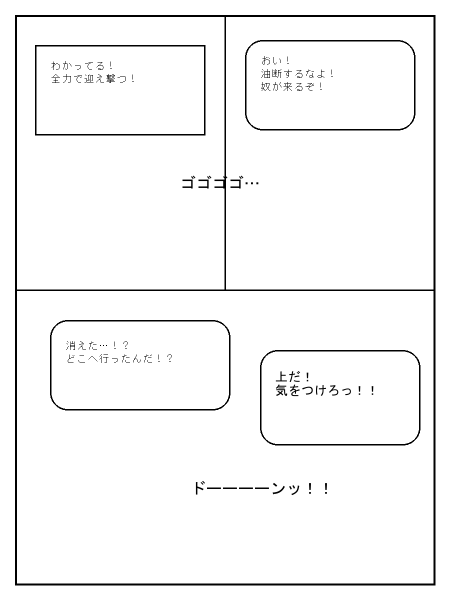
#> input picture data/real_manga_samples/manga_page1_action.png, 900 x 1200 px (shown at 1/2 size)
$ python -i textblock_mask.py   (imports and definitions only)   (older library calls are emulated)
#> lines starting #> are read from the running program, lines starting #| are printed output that depends on the picture; after the words box and inside, x2 and y2 are one past the last pixel; in counts of white or black regions, pixels touching at a corner belong together
#> further down, picture is the input picture: shape (1200, 900, 3); min 0, max 255, mean 246.4
import cv2
import numpy as np
from typing import Tuple
from .imgproc_utils import draw_connected_labels
from .stroke_width_calculator import strokewidth_check

opencv_inpaint = lambda img, mask: cv2.inpaint(img, mask, 3, cv2.INPAINT_NS)

def _is_gradient_bg(gray_img: np.ndarray, threshold: float = 8.0, mask: np.ndarray = None) -> bool:
    """Detect if background has a gradient (screentone slope) via 2D Sobel magnitude.
    Returns True when the gradient mean (excluding text edges / top 20% extreme gradients)
    exceeds the threshold, indicating a sloped screentone that must NOT use Convex Hull fill.
    """
    if gray_img is None or gray_img.size == 0 or min(gray_img.shape[:2]) < 3:
        return False
    if gray_img.ndim == 3:
        gray_img = cv2.cvtColor(gray_img, cv2.COLOR_RGB2GRAY)
    gx = cv2.Sobel(gray_img, cv2.CV_32F, 1, 0, ksize=3)
    gy = cv2.Sobel(gray_img, cv2.CV_32F, 0, 1, ksize=3)
    mag = cv2.magnitude(gx, gy)
    if mask is not None and mask.shape == gray_img.shape:
        bg_mag = mag[mask == 0]
        if bg_mag.size > 0:
            mag = bg_mag
    k = int(mag.size * 0.8)
    if 0 < k < mag.size:
        mag = np.partition(mag.ravel(), k)[:k]
    return float(np.mean(mag)) > threshold

# [4 lines left out: function show_img_by_dict, not called in this run]

# 计算文本rgb均值
def letter_calculator(img, mask, bground_rgb, show_process=False):
    gray = cv2.cvtColor(img, cv2.COLOR_RGB2GRAY)
    # rgb to grey
    aver_bground_rgb = 0.299 * bground_rgb[0] + 0.587 * bground_rgb[1] + 0.114 * bground_rgb[2]
    thresh_low = 127
    retval, threshed = cv2.threshold(gray, 127, 255, cv2.THRESH_OTSU)

    if aver_bground_rgb < thresh_low:
        threshed = 255 - threshed
    threshed = 255 - threshed


    threshed = cv2.bitwise_and(threshed, mask)
    le_region = np.where(threshed==255)
    mat_region = img[le_region]

    if mat_region.shape[0] == 0:
        # [4 lines of commented-out code are left out]
        return [-1, -1, -1], threshed

    letter_rgb = np.mean(mat_region, axis=0).astype(int).tolist()

    if show_process:
        cv2.imshow("thresh", threshed)
        # ocr_protest(threshed)
        imgcp = np.copy(img)
        imgcp *= 0
        imgcp += 127
        imgcp[le_region] = letter_rgb
        cv2.imshow("letter_img", imgcp)
        # cv2.waitKey(0)

    return letter_rgb, threshed

# 预处理让文本颜色提取准确点
# [24 lines left out: functions usm, textrgb_calculator, not called in this run]

# 计算背景rgb均值和标准差
def bground_calculator(buble_img, back_ground_mask, dilate=True):
    kernel = np.ones((3,3),np.uint8)
    if dilate:
        back_ground_mask = cv2.dilate(back_ground_mask, kernel, iterations = 1)
    bground_region = np.where(back_ground_mask==0)
    sd = -1
    if len(bground_region[0]) != 0:
        pix_array = buble_img[bground_region]
        bground_aver = np.mean(pix_array, axis=0).astype(int)
        pix_array - bground_aver
        gray = cv2.cvtColor(buble_img, cv2.COLOR_RGB2GRAY)
        gray_pixarray = gray[bground_region]
        gray_aver = np.mean(gray_pixarray)
        gray_pixarray = gray_pixarray - gray_aver
        gray_pixarray = np.power(gray_pixarray, 2)
        # gray_pixarray = np.sqrt(gray_pixarray)
        sd = np.mean(gray_pixarray)
    else: bground_aver = np.array([-1, -1, -1])

    return bground_aver, bground_region, sd

# 输入：文本块roi，分割出文本mask，根据mask计算文本bgr均值和标准差，决定纯色覆盖/inpaint修复
def canny_flood(img, show_process=False, inpaint_sdthresh=10, **kwargs):
    # cv2.setNumThreads(4)
#> called with show_process = False, inpaint_sdthresh = 10
    WHITE = (255, 255, 255)
    BLACK = (0, 0, 0)
    kernel = np.ones((3,3),np.uint8)
    orih, oriw = img.shape[0], img.shape[1]

    # Handle RGBA images by converting to RGB for processing
    if len(img.shape) == 3 and img.shape[2] == 4:
        # Convert RGBA to RGB for processing
        img = cv2.cvtColor(img, cv2.COLOR_RGBA2RGB)
    scaleR = 1
    if orih > 300 and oriw > 300:
        scaleR = 0.6
    elif orih < 120 or oriw < 120:
        scaleR = 1.4

    if scaleR != 1:
        h, w = img.shape[0], img.shape[1]
        orimg = np.copy(img)
        img = cv2.resize(img, (int(w*scaleR), int(h*scaleR)), interpolation=cv2.INTER_AREA)
    h, w = img.shape[0], img.shape[1]
    img_area = h * w

    cpimg = cv2.GaussianBlur(img,(3,3),cv2.BORDER_DEFAULT)
    detected_edges = cv2.Canny(cpimg, 70, 140, L2gradient=True, apertureSize=3)
#> detected_edges: shape (720, 540); 3.8% white in thin lines or dots, all inside (x1, y1, x2, y2) = (17, 17, 523, 703)
    cv2.rectangle(detected_edges, (0, 0), (w-1, h-1), WHITE, 1, cv2.LINE_8)
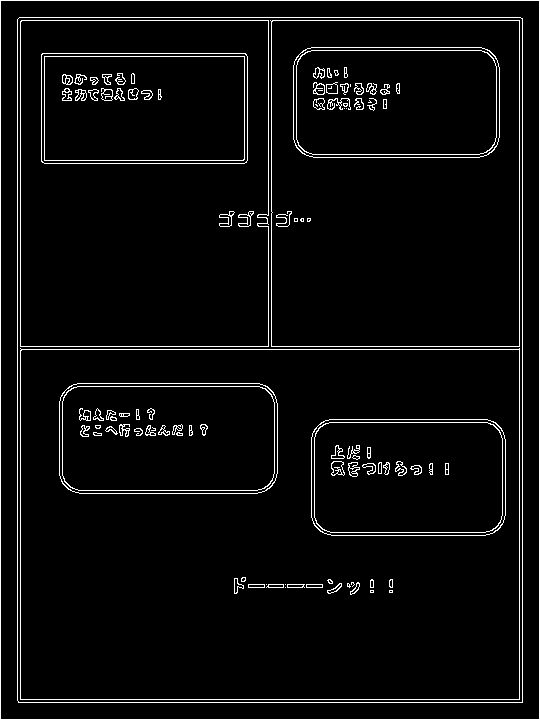
#> detected_edges: shape (720, 540); 4.4% white in thin lines or dots

    cons, hiers = cv2.findContours(detected_edges, cv2.RETR_CCOMP, cv2.CHAIN_APPROX_NONE)
#> cons = 250 contours, 110 with area under 20; largest, box (x1, y1, x2, y2) and area: (0, 0, 540, 720) 387541, (0, 0, 540, 720) 387539, (17, 17, 523, 703) 345920, (17, 17, 523, 703) 345918, (20, 348, 520, 700) 174650

    cv2.rectangle(detected_edges, (0, 0), (w-1, h-1), BLACK, 1, cv2.LINE_8)

    ballon_mask, outer_index = np.zeros((h, w), np.uint8), -1

    min_retval = np.inf
    mask = np.zeros((h, w), np.uint8)
    difres = 10
    seedpnt = (int(w/2), int(h/2))
    for ii in range(len(cons)):
        rect = cv2.boundingRect(cons[ii])
        if rect[2]*rect[3] < img_area*0.4:
            continue

        mask = cv2.drawContours(mask, cons, ii, (255), 2)
        cpmask = np.copy(mask)
        cv2.rectangle(mask, (0, 0), (w-1, h-1), WHITE, 1, cv2.LINE_8)
        retval, _, _, rect = cv2.floodFill(cpmask, mask=None, seedPoint=seedpnt,  flags=4, newVal=(127), loDiff=(difres, difres, difres), upDiff=(difres, difres, difres))

        if retval <= img_area * 0.3:
            mask = cv2.drawContours(mask, cons, ii, (0), 2)
        if retval < min_retval and retval > img_area * 0.3:
            min_retval = retval
            ballon_mask = cpmask
#> this loop made 250 passes
#> (retval, min_retval) on passes 134 to 135: (172112, 172112), (172111, 172111)
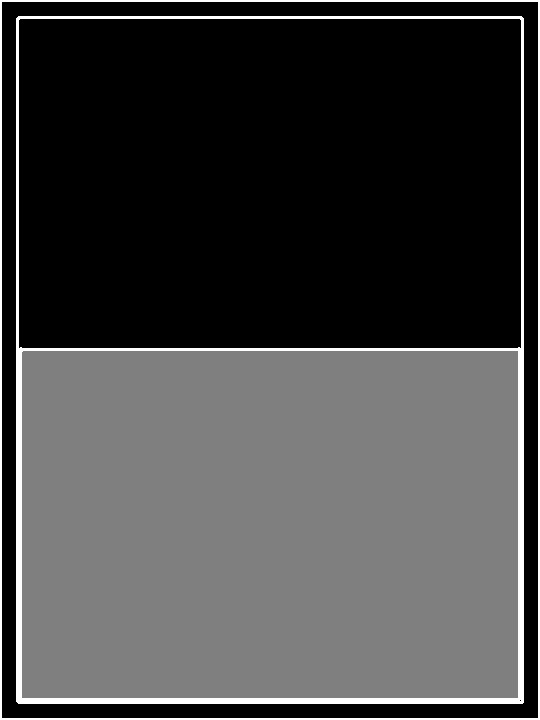
#> cpmask: shape (720, 540); min 0, max 255, mean 67.5
#> mask: shape (720, 540); 4.4% white; 2 white regions, box (x1, y1, x2, y2) and area: (16, 16, 524, 704) 12230, (0, 0, 540, 720) 5024
#> after the loop, min_retval = 172111

    ballon_mask = 127 - ballon_mask
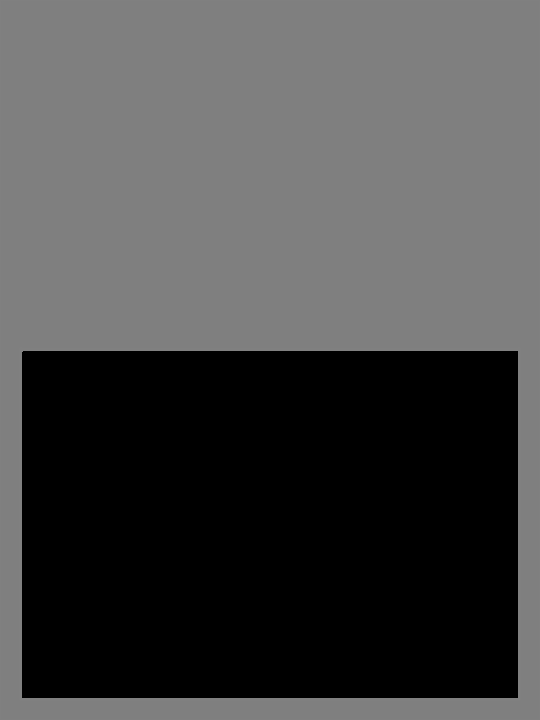
#> ballon_mask: shape (720, 540); min 0, max 128, mean 70.8
    ballon_mask = cv2.dilate(ballon_mask, kernel,iterations = 1)
    outer_area, _, _, rect = cv2.floodFill(ballon_mask, mask=None, seedPoint=seedpnt,  flags=4, newVal=(30), loDiff=(difres, difres, difres), upDiff=(difres, difres, difres))
#> outer_area = 170429; rect = (23, 352, 494, 345)
    ballon_mask = 30 - ballon_mask
    retval, ballon_mask = cv2.threshold(ballon_mask, 1, 255, cv2.THRESH_BINARY)
#> ballon_mask: shape (720, 540); 56.2% white; 1 black region, box (x1, y1, x2, y2) and area: (23, 352, 517, 697) 170429
    ballon_mask = cv2.bitwise_not(ballon_mask, ballon_mask)

    detected_edges = cv2.dilate(detected_edges, kernel, iterations = 1)
#> detected_edges: shape (720, 540); 11.2% white; 52 white regions, largest, box (x1, y1, x2, y2) and area: (16, 16, 524, 704) 19249, (58, 382, 279, 495) 3719, (40, 52, 249, 165) 3707
    for ii in range(2):
        detected_edges = cv2.bitwise_and(detected_edges, ballon_mask)
        mask = np.copy(detected_edges)
        bgarea1, _, _, rect = cv2.floodFill(mask, mask=None, seedPoint=(0, 0),  flags=4, newVal=(127), loDiff=(difres, difres, difres), upDiff=(difres, difres, difres))
        bgarea2, _, _, rect = cv2.floodFill(mask, mask=None, seedPoint=(detected_edges.shape[1]-1, detected_edges.shape[0]-1),  flags=4, newVal=(127), loDiff=(difres, difres, difres), upDiff=(difres, difres, difres))
        txt_area = min(img_area - bgarea1, img_area - bgarea2)
        ratio_ob = txt_area / outer_area
        ballon_mask = cv2.erode(ballon_mask, kernel,iterations = 1)
        if ratio_ob < 0.85:
            break
#> this loop made 1 pass
#> (bgarea1, bgarea2, txt_area, ratio_ob) on pass 1: (340110, 340110, 48690, 0.286)

    mask = 127 - mask
    retval, mask = cv2.threshold(mask, 1, 255, cv2.THRESH_BINARY)
#> mask: shape (720, 540); 12.5% white; 9 white regions, largest, box (x1, y1, x2, y2) and area: (58, 382, 279, 495) 24517, (310, 418, 507, 537) 22987, (247, 583, 324, 589) 462
    if scaleR != 1:
        img = orimg
        ballon_mask = cv2.resize(ballon_mask, (oriw, orih))
#> ballon_mask: shape (1200, 900)
        mask = cv2.resize(mask, (oriw, orih))
#> mask: shape (1200, 900)

    bg_mask = cv2.bitwise_or(mask, 255-ballon_mask)
    mask = cv2.bitwise_and(mask, ballon_mask)

    bground_aver, bground_region, sd = bground_calculator(img, bg_mask)
#> in bground_calculator, `back_ground_mask = cv2.dilate(back_ground_mask, kernel, iterations = 1)`:
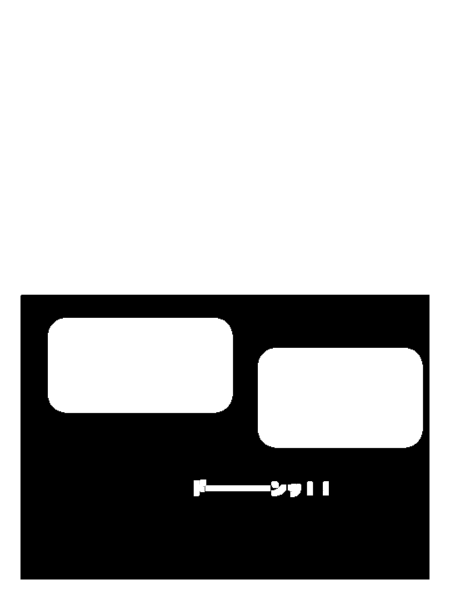
#> back_ground_mask: shape (1200, 900) (shown at 1/2 size); min 0, max 255, mean 177.6
#> in bground_calculator, `bground_region = np.where(back_ground_mask==0)`: bground_region = 322994 positions, rows 590 to 1157, columns 42 to 857
#> in bground_calculator, `bground_aver = np.mean(pix_array, axis=0).astype(int)`: bground_aver = [255, 255, 255]
#> in bground_calculator, `gray_aver = np.mean(gray_pixarray)`: gray_aver = 255
#> in bground_calculator, `sd = np.mean(gray_pixarray)`: sd = 0
#> bground_aver = [255, 255, 255]; sd = 0
    inner_rect = None
    threshed = np.zeros((img.shape[0], img.shape[1]), np.uint8)

    box_h = img.shape[0]
    dynamic_k = max(7, 2 * int((float(box_h) * 0.12) // 2) + 1)
    element_dynamic = cv2.getStructuringElement(cv2.MORPH_ELLIPSE, (dynamic_k, dynamic_k))
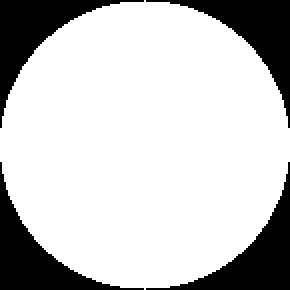
#> element_dynamic: shape (145, 145) (shown 2 times larger); values 0 (black) and 1 (white), 78.1% white; 4 black regions, box (x1, y1, x2, y2) and area: (0, 0, 72, 64) 1149, (73, 0, 145, 64) 1149, (0, 81, 72, 145) 1149, (73, 81, 145, 145) 1149

    if bground_aver[0] != -1:
        letter_aver, threshed = letter_calculator(img, mask, bground_aver, show_process=show_process)
#> in letter_calculator, `aver_bground_rgb = 0.299 * bground_rgb[0] + 0.587 * bground_rgb[1] + 0..`: aver_bground_rgb = 255
#> in letter_calculator, `retval, threshed = cv2.threshold(gray, 127, 255, cv2.THRESH_OTSU)`: retval = 128
#> in letter_calculator, `le_region = np.where(threshed==255)`: le_region = 8273 positions, rows 640 to 989, columns 100 to 840
#> in letter_calculator, `letter_rgb = np.mean(mat_region, axis=0).astype(int).tolist()`: letter_rgb = [5, 5, 5]
#> letter_aver = [5, 5, 5]
        if letter_aver[0] != -1:
            # Dynamic Morphological Dilation with cv2.MORPH_ELLIPSE and iterations=2
            mask = cv2.dilate(threshed, element_dynamic, iterations=2)
#> mask: shape (1200, 900); 44.6% white; 1 white region, box (x1, y1, x2, y2) and area: (0, 496, 900, 1134) 481810

            # Outer-stroke enhancement with adaptive thresholding
            gray_crop = cv2.cvtColor(img, cv2.COLOR_RGB2GRAY) if img.ndim == 3 else img.copy()
            grad_x = cv2.Sobel(gray_crop, cv2.CV_32F, 1, 0, ksize=3)
            grad_y = cv2.Sobel(gray_crop, cv2.CV_32F, 0, 1, ksize=3)
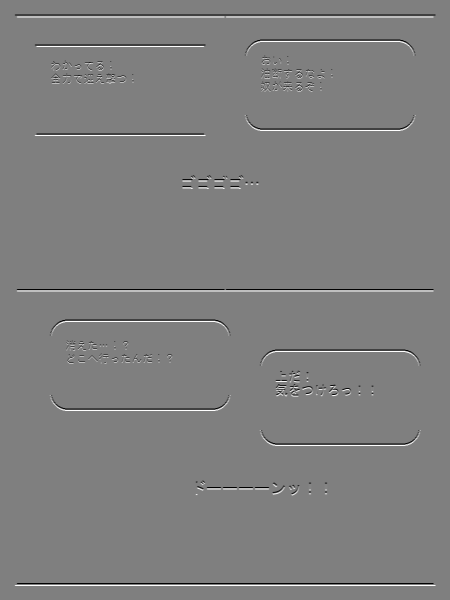
#> grad_y: shape (1200, 900) float32 (shown at 1/2 size); min -1020, max 1020, mean 0; drawn with min black and max white
            border_std = float(np.std(cv2.magnitude(grad_x, grad_y)))
#> border_std = 200
            if border_std > 25.0:
                thresh_outer = cv2.adaptiveThreshold(gray_crop, 255, cv2.ADAPTIVE_THRESH_GAUSSIAN_C, cv2.THRESH_BINARY_INV, 11, 2)
#> thresh_outer: shape (1200, 900); 3.4% white; 154 white regions (72 under 20 px), largest, box (x1, y1, x2, y2) and area: (30, 30, 871, 1171) 20092, (70, 90, 411, 271) 3096, (100, 640, 461, 821) 3016
                stroke_part = cv2.bitwise_and(thresh_outer, cv2.dilate(mask, cv2.getStructuringElement(cv2.MORPH_ELLIPSE, (5, 5))))
#> stroke_part: shape (1200, 900); 1.4% white; 82 white regions (40 under 20 px), largest, box (x1, y1, x2, y2) and area: (30, 496, 871, 1026) 6222, (100, 640, 461, 821) 3016, (520, 700, 841, 891) 2836
                mask = cv2.bitwise_or(mask, stroke_part)
#> mask: shape (1200, 900); 44.6% white; 1 white region, box (x1, y1, x2, y2) and area: (0, 496, 900, 1134) 481852

            # Convex Hull Bypass: skip on gradient (screentone slope) backgrounds or free-floating text
            # to prevent masking away gradient reference pixels that LaMa needs for seamless inpaint.
            is_balloon = kwargs.get('is_balloon', True)
            gray_roi = cv2.cvtColor(img, cv2.COLOR_RGB2GRAY) if img.ndim == 3 else img.copy()
            skip_hull = _is_gradient_bg(gray_roi, mask=mask) or not is_balloon
#> skip_hull = False
            bubble_area = float(np.count_nonzero(ballon_mask > 0))
#> bubble_area = 471004
            if not skip_hull and bubble_area > 0:
                text_density = float(np.count_nonzero(mask > 0)) / bubble_area
#> text_density = 1.02
                if text_density > 0.35:
                    pts = cv2.findNonZero(mask)
#> pts = contour of 481852 points, box (x1, y1, x2, y2) (0, 496, 900, 1134), area 64885
                    if pts is not None and len(pts) >= 3:
                        hull = cv2.convexHull(pts)
#> hull = contour of 37 points, box (x1, y1, x2, y2) (0, 496, 900, 1134), area 501388
                        cv2.fillConvexPoly(mask, hull, 255)
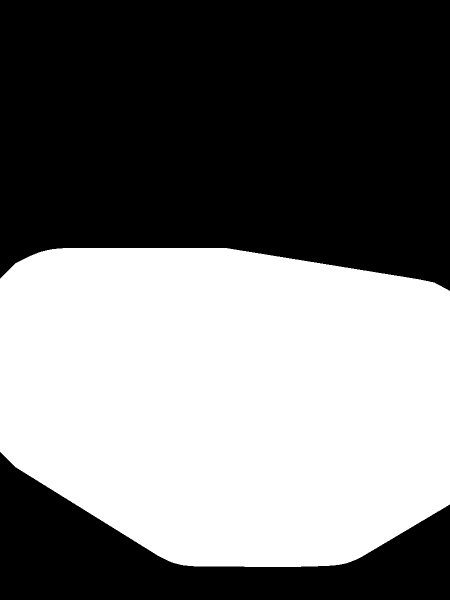
#> mask: shape (1200, 900) (shown at 1/2 size); 46.5% white; 1 white region, box (x1, y1, x2, y2) and area: (0, 496, 900, 1134) 502672
            elif skip_hull:
                # Glyph-Level Mask: small elliptic kernel (ksize=3, iter=1) — hug glyph contours closely
                glyph_elem = cv2.getStructuringElement(cv2.MORPH_ELLIPSE, (3, 3))
                mask = cv2.dilate(threshed, glyph_elem, iterations=1)

            inner_rect = cv2.boundingRect(cv2.findNonZero(mask))
#> inner_rect = (0, 496, 900, 638)
    else: letter_aver = [0, 0, 0]

    if sd != -1 and sd < inpaint_sdthresh:
        need_inpaint = False
    else:
        need_inpaint = True
    if show_process:
        print(f"\nneed_inpaint: {need_inpaint}, sd: {sd}, {type(inner_rect)}")
        show_img_by_dict({"outermask": ballon_mask, "detect": detected_edges, "mask": mask})


    if isinstance(inner_rect, tuple):
        inner_rect = [ii for ii in inner_rect]
#> inner_rect = [0, 496, 900, 638]
    if inner_rect is None:
        inner_rect = [-1, -1, -1, -1]
    else:
        inner_rect.append(-1)

    bground_aver = bground_aver.astype(np.uint8)
    bub_dict = {"rgb": letter_aver,
                "bground_rgb": bground_aver,
                "inner_rect": inner_rect,
                "need_inpaint": need_inpaint}
#> bub_dict = {'rgb': [5, 5, 5], 'bground_rgb': [255, 255, 255], 'inner_rect': [0, 496, 900, 638, -1], 'need_inpaint': False}

    return mask, ballon_mask, bub_dict

# 输入：文本块roi，分割出文本mask，根据mask计算文本bgr均值和标准差，决定纯色覆盖/inpaint修复
# [173 lines left out: function connected_canny_flood, not called in this run]


def existing_mask(img, mask: np.ndarray):
    bub_dict = {"rgb": [0, 0, 0],"bground_rgb": [255, 255, 255],"need_inpaint": True}
    return mask, mask, bub_dict


# [50 lines left out: function extract_ballon_mask, not called in this run]

>>> import cv2
>>> picture = cv2.cvtColor(cv2.imread('../data/real_manga_samples/manga_page1_action.png'), cv2.COLOR_BGR2RGB)
>>> result = canny_flood(picture)

$ run again, on data/real_manga_samples/manga_page2_sliceoflife.png
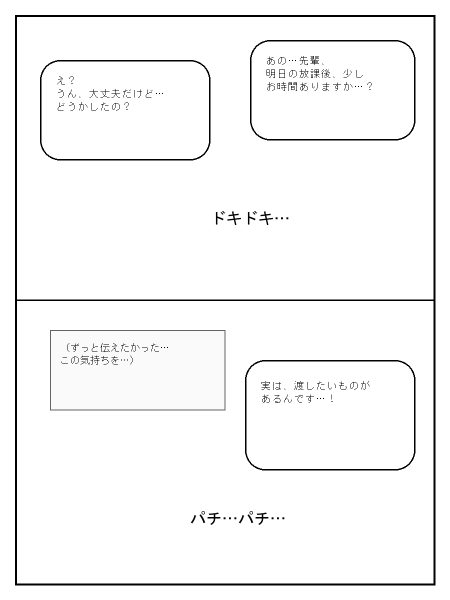
#> input picture data/real_manga_samples/manga_page2_sliceoflife.png, 900 x 1200 px (shown at 1/2 size)
#> picture is the input picture: shape (1200, 900, 3); min 0, max 255, mean 246.8
#> in canny_flood, `cv2.rectangle(detected_edges, (0, 0), (w-1, h-1), WHITE, 1, cv2.LINE_8)`:
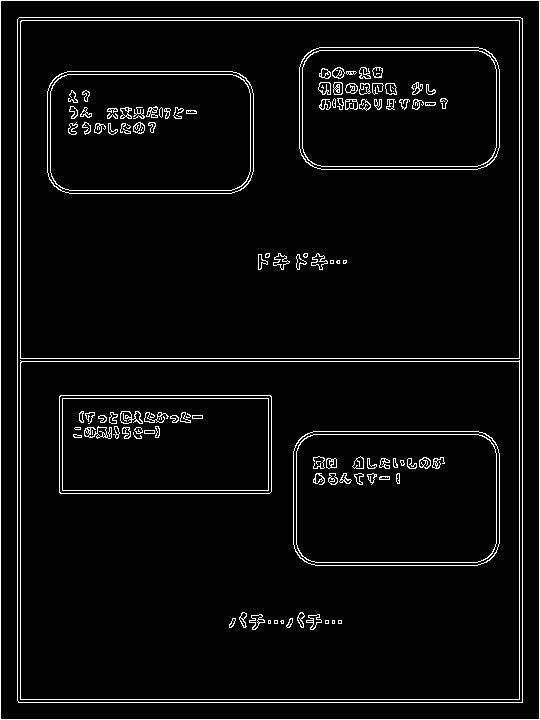
#> detected_edges: shape (720, 540); 4.5% white in thin lines or dots
#> cons = 299 contours, 124 with area under 20; largest, box (x1, y1, x2, y2) and area: (0, 0, 540, 720) 387541, (0, 0, 540, 720) 387539, (17, 17, 523, 703) 345920, (17, 17, 523, 703) 345918, (20, 360, 520, 700) 168662
#> the loop in canny_flood, `for ii in range(len(cons)):` made 299 passes
#> (retval, min_retval) on passes 294, 296: (215106, 215106), (171183, 171183)
#> after the loop in canny_flood, `for ii in range(len(cons)):`: min_retval = 171183
#> in canny_flood, `outer_area, _, _, rect = cv2.floodFill(ballon_mask, mask=None, seedPoi..`: outer_area = 219301; rect = (0, 0, 540, 720)
#> the loop in canny_flood, `for ii in range(2):` made 2 passes
#> (bgarea1, bgarea2, txt_area, ratio_ob) on passes 1 to 2: (39303, 39303, 349497, 1.59), (39303, 39303, 349497, 1.59)
#> in bground_calculator, `bground_region = np.where(back_ground_mask==0)`: bground_region = 102520 positions, rows 0 to 1199, columns 0 to 899
#> in bground_calculator, `bground_aver = np.mean(pix_array, axis=0).astype(int)`: bground_aver = [255, 255, 255]
#> gray_aver = 255
#> in bground_calculator, `sd = np.mean(gray_pixarray)`: sd = 0
#> in canny_flood, `bground_aver, bground_region, sd = bground_calculator(img, bg_mask)`: bground_aver = [255, 255, 255]; bground_region = 102520 positions, rows 0 to 1199, columns 0 to 899; sd = 0
#> element_dynamic: shape (145, 145); values 0 (black) and 1 (white), 78.1% white; 4 black regions, box (x1, y1, x2, y2) and area: (0, 0, 72, 64) 1149, (73, 0, 145, 64) 1149, (0, 81, 72, 145) 1149, (73, 81, 145, 145) 1149
#> aver_bground_rgb = 255
#> in letter_calculator, `retval, threshed = cv2.threshold(gray, 127, 255, cv2.THRESH_OTSU)`: retval = 130
#> le_region = 16585 positions, rows 30 to 1170, columns 30 to 870
#> letter_rgb = [1, 1, 1]
#> border_std = 192
#> thresh_outer: shape (1200, 900); 3.2% white; 191 white regions (92 under 20 px), largest, box (x1, y1, x2, y2) and area: (30, 30, 871, 1171) 18291, (490, 720, 831, 941) 3116, (80, 120, 421, 321) 2996
#> in _is_gradient_bg, `mag = cv2.magnitude(gx, gy)`:
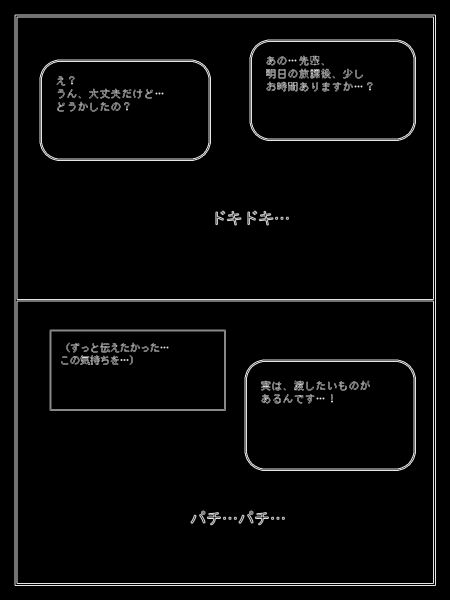
#> mag: shape (1200, 900) float32 (shown at 1/2 size); min 0, max 1140.4, mean 40.8; drawn with min black and max white
#> skip_hull = False
#> bubble_area = 602341
#> text_density = 1.36
#> pts = contour of 817633 points, box (x1, y1, x2, y2) (0, 0, 900, 1200), area 0
#> hull = [[899, 1199], [0, 1199], [0, 0], [899, 0]]
#> in canny_flood, `inner_rect = cv2.boundingRect(cv2.findNonZero(mask))`: inner_rect = (0, 0, 900, 1200)
#> in canny_flood, `inner_rect = [ii for ii in inner_rect]`: inner_rect = [0, 0, 900, 1200]
#> bub_dict = {'rgb': [1, 1, 1], 'bground_rgb': [255, 255, 255], 'inner_rect': [0, 0, 900, 1200, -1], 'need_inpaint': False}
